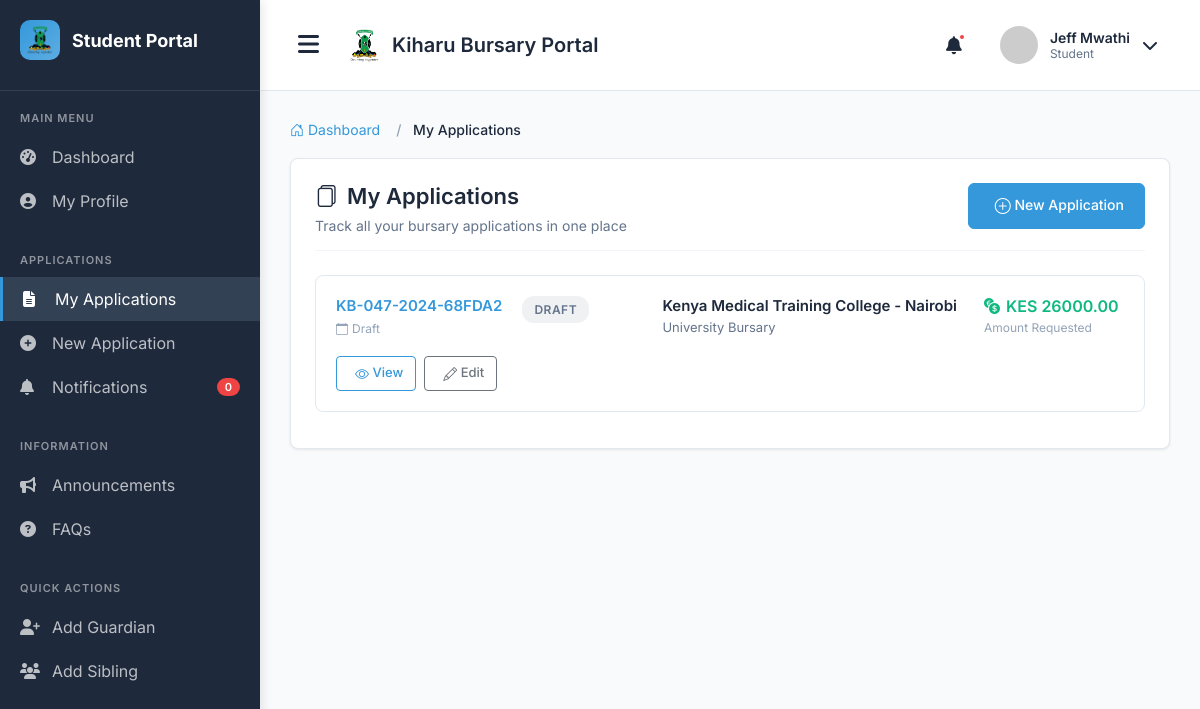
/student/applications/ (signed in), run on an earlier commit of the app's database.
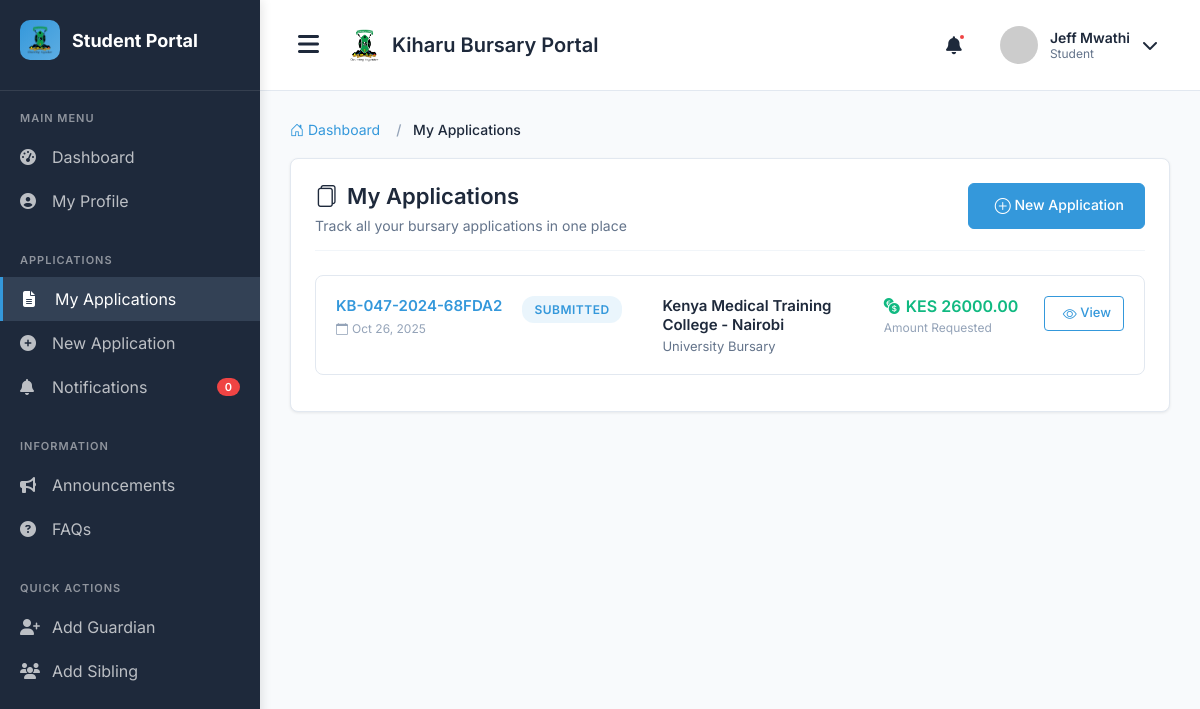
And on a later commit of the database.
### main_application/models.py (models this page shows, shortened)
class Application(models.Model):
    APPLICATION_STATUS = (
        ('draft', 'Draft'),
        ('submitted', 'Submitted'),
        ('under_review', 'Under Review'),
        ('approved', 'Approved'),
        ('rejected', 'Rejected'),
        ('disbursed', 'Disbursed'),
        ('pending_documents', 'Pending Documents'),
    )
    BURSARY_SOURCE = (
        ('county', 'County Bursary'),
        ('cdf', 'NG-CDF Bursary'),
        ('both', 'Both County and CDF'),
    )
    application_number = models.CharField(max_length=20, unique=True, editable=False)
    applicant = models.ForeignKey(Applicant, on_delete=models.CASCADE, related_name='applications')
    fiscal_year = models.ForeignKey(FiscalYear, on_delete=models.CASCADE)
    disbursement_round = models.ForeignKey(
        DisbursementRound,
        on_delete=models.SET_NULL,
        null=True,
        blank=True
    )
    bursary_category = models.ForeignKey(BursaryCategory, on_delete=models.CASCADE)
    institution = models.ForeignKey(Institution, on_delete=models.CASCADE)
    bursary_source = models.CharField(
        max_length=10,
        choices=BURSARY_SOURCE,
        default='county',
        help_text="Which bursary fund to apply from"
    )
    status = models.CharField(max_length=20, choices=APPLICATION_STATUS, default='draft')
    admission_number = models.CharField(max_length=100)
    year_of_study = models.PositiveIntegerField()
    course_name = models.CharField(max_length=200, blank=True, null=True)
    expected_completion_date = models.DateField()
    previous_academic_year_average = models.DecimalField(
        max_digits=5,
        decimal_places=2,
        blank=True,
        null=True,
        validators=[MinValueValidator(0), MaxValueValidator(100)]
    )
    total_fees_payable = models.DecimalField(max_digits=10, decimal_places=2)
    fees_paid = models.DecimalField(max_digits=10, decimal_places=2)
    fees_balance = models.DecimalField(max_digits=10, decimal_places=2)
    amount_requested = models.DecimalField(max_digits=10, decimal_places=2)
    other_bursaries = models.BooleanField(default=False)
    other_bursaries_amount = models.DecimalField(max_digits=10, decimal_places=2, default=0)
    other_bursaries_source = models.CharField(max_length=200, blank=True, null=True)
    is_orphan = models.BooleanField(default=False)
    is_total_orphan = models.BooleanField(default=False)
    is_disabled = models.BooleanField(default=False)
    has_chronic_illness = models.BooleanField(default=False)
    chronic_illness_description = models.TextField(blank=True, null=True)
    number_of_siblings = models.PositiveIntegerField(default=0)
    number_of_siblings_in_school = models.PositiveIntegerField(default=0)
    household_monthly_income = models.DecimalField(
        max_digits=12,
        decimal_places=2,
        blank=True,
        null=True
    )
    date_submitted = models.DateTimeField(null=True, blank=True)
    last_updated = models.DateTimeField(auto_now=True)
    has_received_previous_allocation = models.BooleanField(default=False)
    previous_allocation_year = models.CharField(max_length=20, blank=True, null=True)
    previous_allocation_amount = models.DecimalField(max_digits=10, decimal_places=2, default=0)
    priority_score = models.DecimalField(
        max_digits=5,
        decimal_places=2,
        default=0,
        help_text="Calculated priority score for ranking"
    )
    class Meta:
        ordering = ['-date_submitted']

class Institution(models.Model):
    INSTITUTION_TYPES = (
        ('highschool', 'High School'),
        ('special_school', 'Special School'),
        ('college', 'College'),
        ('university', 'University'),
        ('technical_institute', 'Technical Institute'),
    )
    name = models.CharField(max_length=200)
    institution_type = models.CharField(max_length=20, choices=INSTITUTION_TYPES)
    county = models.ForeignKey(County, on_delete=models.SET_NULL, null=True, related_name='institutions')
    sub_county = models.CharField(max_length=100, blank=True, null=True)
    postal_address = models.CharField(max_length=100, blank=True, null=True)
    physical_address = models.TextField(blank=True, null=True)
    phone_number = models.CharField(max_length=20, blank=True, null=True)
    email = models.EmailField(blank=True, null=True)
    principal_name = models.CharField(max_length=200, blank=True, null=True)
    principal_phone = models.CharField(max_length=20, blank=True, null=True)
    principal_email = models.EmailField(blank=True, null=True)
    bank_name = models.CharField(max_length=100, blank=True, null=True)
    bank_branch = models.CharField(max_length=100, blank=True, null=True)
    account_number = models.CharField(max_length=50, blank=True, null=True)
    account_name = models.CharField(max_length=200, blank=True, null=True)
    is_active = models.BooleanField(default=True)
    class Meta:
        ordering = ['institution_type', 'name']

class BursaryCategory(models.Model):
    CATEGORY_TYPES = (
        ('highschool', 'High School'),
        ('special_school', 'Special School'),
        ('college', 'College'),
        ('university', 'University'),
        ('technical', 'Technical/Vocational'),
        ('freshers', 'University Freshers'),
        ('merit', 'Merit-Based'),
        ('needy', 'Extremely Needy'),
        ('orphan', 'Orphan/Vulnerable'),
    )
    name = models.CharField(max_length=100)
    category_type = models.CharField(max_length=20, choices=CATEGORY_TYPES)
    fiscal_year = models.ForeignKey(FiscalYear, on_delete=models.CASCADE, related_name='categories')
    allocation_amount = models.DecimalField(
        max_digits=12,
        decimal_places=2,
        help_text="Budget for this category"
    )
    max_amount_per_applicant = models.DecimalField(
        max_digits=10,
        decimal_places=2,
        help_text="Maximum bursary per student in this category"
    )
    min_amount_per_applicant = models.DecimalField(
        max_digits=10,
        decimal_places=2,
        default=5000,
        help_text="Minimum bursary per student"
    )
    target_beneficiaries = models.PositiveIntegerField(
        blank=True,
        null=True,
        help_text="Target number of beneficiaries"
    )
    description = models.TextField(blank=True, null=True)
    is_active = models.BooleanField(default=True)
    class Meta:
        verbose_name_plural = "Bursary Categories"
        ordering = ['fiscal_year', 'category_type']

### main_application/views.py (the view)
# urls.py: path('student/applications/', views.student_application_list, name='student_application_list'),
@login_required
def student_application_list(request):
    try:
        applicant = request.user.applicant_profile
    except Applicant.DoesNotExist:
        return redirect('student_profile_create')
    applications = Application.objects.filter(applicant=applicant).order_by('-date_submitted')
    paginator = Paginator(applications, 10)
    page_number = request.GET.get('page')
    page_obj = paginator.get_page(page_number)
    context = {
        'page_obj': page_obj,
        'applications': page_obj,
    }
    return render(request, 'students/application_list.html', context)

### templates/students/application_list.html (shortened to what this page needs)
{% extends 'student_base.html' %}
{% load static %}
{% block content %}
<div class="container-fluid">
    <nav aria-label="breadcrumb">
        <ol class="breadcrumb">
            <li class="breadcrumb-item">
                <a href="{% url 'student_dashboard' %}">
                    <i class="bi bi-house-door"></i> Dashboard
                </a>
            </li>
            <li class="breadcrumb-item active" aria-current="page">My Applications</li>
        </ol>
    </nav>
    <div class="section-container">
        <div class="page-header">
            <div>
                <h1 class="page-title">
                    <i class="bi bi-files"></i>
                    My Applications
                </h1>
                <p class="page-subtitle">
                    Track all your bursary applications in one place
                </p>
            </div>
            <a href="{% url 'student_application_create' %}" class="btn btn-primary">
                <i class="bi bi-plus-circle me-1"></i> New Application
            </a>
        </div>
        {% if applications %}
            {% for application in applications %}
            <div class="application-item">
                <div class="application-wrapper">
                    <div class="application-number-section">
                        <div class="application-number">
                            {{ application.application_number }}
                        </div>
                        <div class="application-date">
                            <i class="bi bi-calendar"></i>
                            {{ application.date_submitted|date:"M j, Y"|default:"Draft" }}
                        </div>
                    </div>
                    <div class="status-section">
                        <span class="status-badge status-{{ application.status }}">
                            {{ application.get_status_display }}
                        </span>
                    </div>
                    <div class="details-section">
                        <div class="institution-name">
                            {{ application.institution.name }}
                        </div>
                        <div class="category-name">
                            {{ application.bursary_category.name }}
                        </div>
                    </div>
                    <div class="amount-section">
                        <div class="amount-display">
                            <i class="bi bi-currency-exchange"></i>
                            KES {{ application.amount_requested|floatformat:2 }}
                        </div>
                        <div class="amount-label">Amount Requested</div>
                    </div>
                    <div class="actions-section">
                        <a href="{% url 'student_application_detail' application.pk %}" class="btn btn-sm btn-outline-primary">
                            <i class="bi bi-eye me-1"></i> View
                        </a>
                        {% if application.status == 'draft' %}
                        <a href="{% url 'student_application_edit' application.pk %}" class="btn btn-sm btn-outline-secondary">
                            <i class="bi bi-pencil me-1"></i> Edit
                        </a>
                        {% endif %}
                    </div>
                </div>
            </div>
            {% endfor %}
        {% endif %}
    </div>
</div>
{% endblock %}

What changed in the data, as far as the page shows it:
changed Application "Kenya Medical Training College - Nairobi": date_submitted "Draft" → "Oct 26, 2025"; status "DRAFT" → "SUBMITTED"; no longer shows "Edit"
